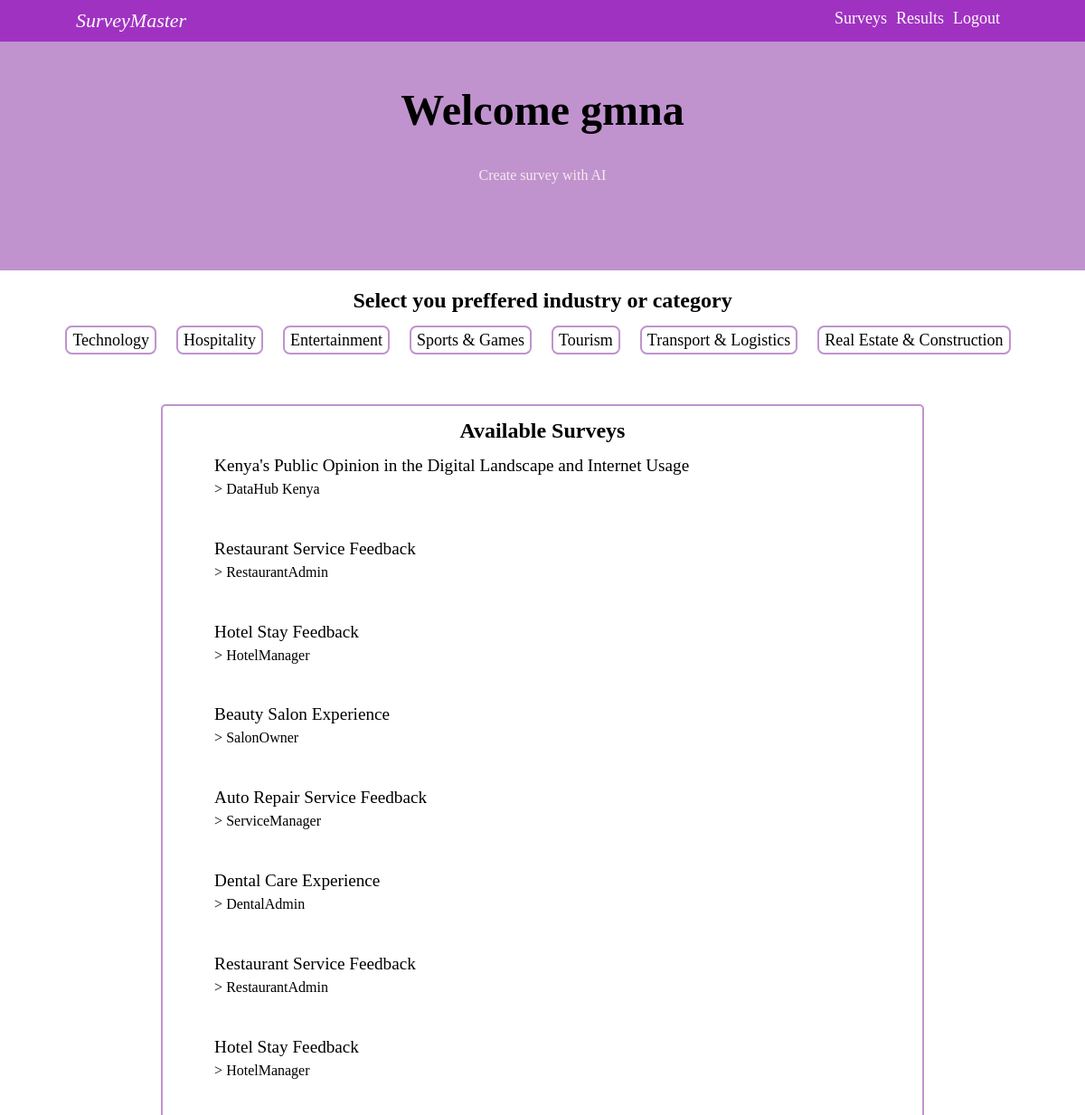
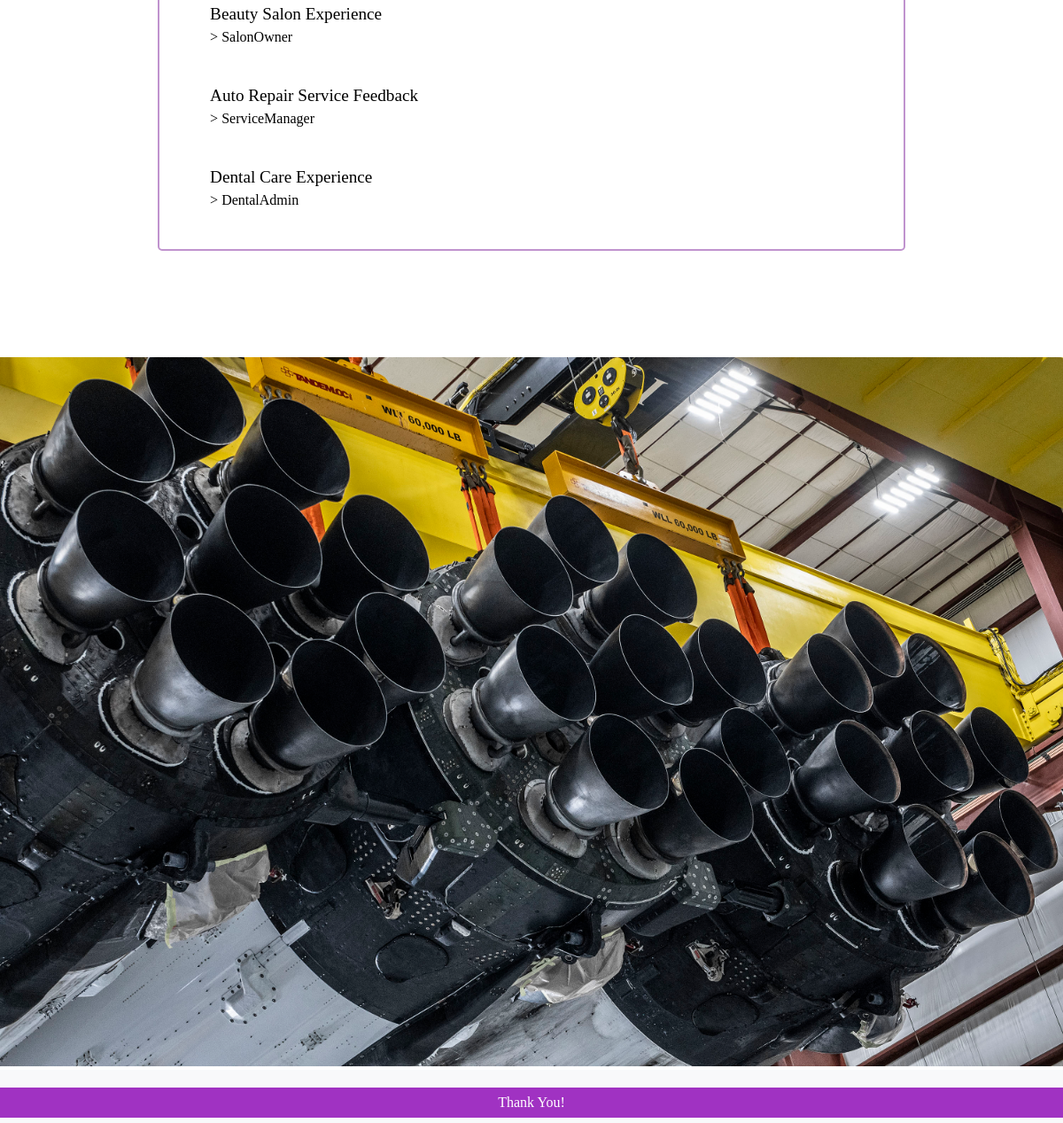
Screenshot of / (signed in) with the database file from the repository (2 pictures, top to bottom).
### polls/models.py (models this page shows, shortened)
class Survey(models.Model):
    title = models.CharField(max_length=100)
    owner = models.CharField(max_length=50)
    purpose = models.TextField()

### polls/views.py (the view)
# urls.py: 2. Add a URL to urlpatterns:  path('', views.home, name='home')
def home(request):
    surveys = models.Survey.objects.all()
    context = {
        'surveys': surveys,
    }
    return render(request, 'polls/homepage.html', context)

### polls/templates/polls/homepage.html (shortened to what this page needs)
{% extends 'polls/base.html' %}
{% load static %}
{% block surveys %}
<section id="surveys">
    <div class="surveys-header">
        <h2>Available Surveys</h2>
    </div>
    {% for survey in surveys %}
        <div class="survey">
            <P id="survey-title">
                <a href="{% url 'survey' survey.id %}">{{ survey.title }}</a>
            </P>
            <P id="survey-owner">
                > {{ survey.owner }}
            </P>
            <P id="survey-desc">
            </P>
        </div>
    {% endfor %}
</section>
<div id="svy-img">
    <img src="{% static 'images/rockets.jpg' %}" alt="">
</div>
{% endblock surveys %}

### polls/templates/polls/base.html (shortened to what this page needs)
{% load static %}
<!DOCTYPE html>
<html lang="en">
<head>
    <link rel="stylesheet" href="{% static 'css/main.css' %}">
</head>
<body>
    <header>
        <nav>
            <div id="logo">
                <p><a href="{% url 'home' %}"><i>SurveyMaster</i></a></p>
            </div>
            <ul id="navigation">
                <li><a href="#">Surveys</a></li>
                <li><a href="#">Results</a></li>
                {% if user.is_authenticated %}
                <li><a href="{% url 'logout' %}">Logout</a></li>
                {% endif %}
            </ul>
        </nav>
    </header>
    <main>
        {% block landing %}
        <section id="landing">
            <div id="land-wrapper">
                {% if user.is_authenticated %}
                <div>
                    <h1>Welcome {{ request.user.username }}</h1>
                    <p><a>Create survey with AI</a></p>
                </div>
                {% endif %}
            </div>
        </section>
        {% endblock landing %}
        {% block industry %}
        <h3>Select you preffered industry or category</h3>
        <div id='industry'>
            <li><a href="#">Technology</a></li>
            <li><a href="#">Hospitality</a></li>
            <li><a href="#">Entertainment</a></li>
            <li><a href="#">Sports & Games</a></li>
            <li><a href="#">Tourism</a></li>
            <li><a href="#">Transport & Logistics</a></li>
            <li><a href="#">Real Estate & Construction</a></li>
        </div>
        {% endblock %}
        {% block surveys %}
        {% endblock surveys %}
        {% block footer %}
        <footer>
            <p id="footer">Thank You!</p>
        </footer>
        {% endblock footer %}
    </main>
</body>
</html>

### static/css/main.css (style rules this page uses)
* { margin: 0%; padding: 0%; }
body { margin: 0; min-height: 100vh; position: relative; padding-bottom: 60px; }
header { background-color: rgb(160, 50, 194); height: 46px; display: flex; align-items: center; justify-content: center; }
nav { display: flex; justify-content: space-between; width: 86%; }
nav #logo { font-size: 22px; }
nav ul { display: flex; justify-content: space-between; }
li { list-style: none; margin-right: 10px; font-size: 18px; }
nav a { color: rgb(255, 252, 252); text-decoration: none; }
main a { text-decoration: none; color: black; }
main h1 { font-size: 48px; }
h3 { text-align: center; margin: 20px auto; font-size:24px; }
#industry { display: flex; justify-content: center; }
#industry li a { border: 2px solid rgb(192, 147, 206); border-radius: 7.6px; padding: 4px 6px; margin: 10px 6px; }
#landing { background-color: rgb(192, 147, 206); height: 40%; text-align: center; display: flex; align-items: center; }
#land-wrapper { width: 900px; margin: auto; padding: 4% 0 8%; }
#land-wrapper p { margin-top: 4%; }
#landing a { color: rgb(245, 235, 235); width: 100%; height: auto; }
#surveys { width: 70%; margin: auto; margin-top: 5%; margin-bottom: 10%; border: 2px solid rgb(192, 147, 206); border-radius: 5px; }
.surveys-header { text-align: center; padding: 14px 0px; }
.survey { width: 90%; margin: auto; }
.survey p { padding-left: 2%; }
#survey-title { font-size: larger; padding-bottom: 6px; }
#survey-owner { padding-bottom: 8px; }
#survey-desc { padding-bottom: 5%; }
#svy-img img { max-width: 100%; }
footer { position: absolute; bottom: 0; width: 100%; height: 20px; background-color: #f8f9fa; padding: 20px 0; }
#footer { background-color: rgb(160, 50, 194); color: white; text-align: center; padding: 8px 0px; margin-bottom: 0%; }

### rows the page displays
Survey: title "Kenya's Public Opinion in the Digital Landscape and Internet Usage", owner "DataHub Kenya"
Survey: title "Restaurant Service Feedback", owner "RestaurantAdmin"
Survey: title "Hotel Stay Feedback", owner "HotelManager"
Survey: title "Beauty Salon Experience", owner "SalonOwner"
Survey: title "Auto Repair Service Feedback", owner "ServiceManager"
Survey: title "Dental Care Experience", owner "DentalAdmin"
Survey: title "Restaurant Service Feedback", owner "RestaurantAdmin"
Survey: title "Hotel Stay Feedback", owner "HotelManager"
Survey: title "Beauty Salon Experience", owner "SalonOwner"
Survey: title "Auto Repair Service Feedback", owner "ServiceManager"
Survey: title "Dental Care Experience", owner "DentalAdmin"

### other values shown
{{ request.user.username }} "gmna"
